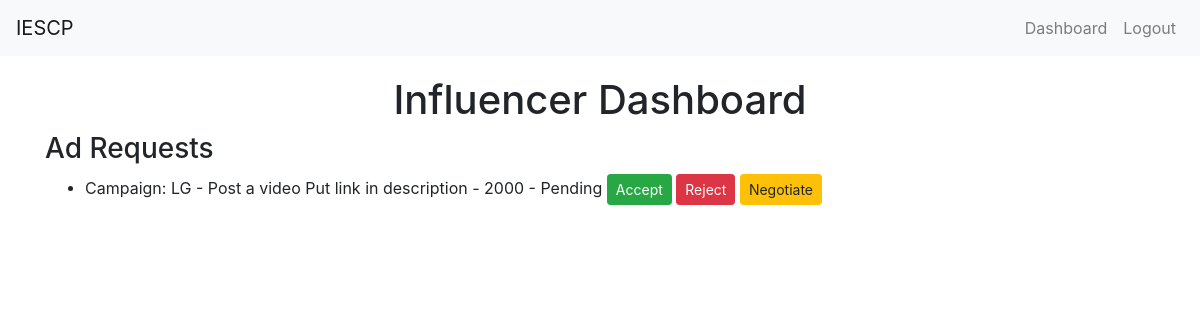
The app's page /influencer/dashboard (signed in) with its own data.
### app.py (models this page shows, shortened)
class AdRequest(db.Model):
    id = db.Column(db.Integer, primary_key=True)
    campaign_id = db.Column(db.Integer, db.ForeignKey('campaign.id'), nullable=False)
    influencer_id = db.Column(db.Integer, db.ForeignKey('user.id'), nullable=False)
    messages = db.Column(db.Text)
    requirements = db.Column(db.Text)
    payment_amount = db.Column(db.Integer)
    status = db.Column(db.String(10), default='Pending')  # 'Pending', 'Accepted', 'Rejected'

class Campaign(db.Model):
    id = db.Column(db.Integer, primary_key=True)
    name = db.Column(db.String(100), nullable=False)
    description = db.Column(db.String(200))
    start_date = db.Column(db.DateTime, default=db.func.current_timestamp())
    end_date = db.Column(db.DateTime)
    budget = db.Column(db.Float, nullable=False)
    owner_id = db.Column(db.Integer, db.ForeignKey('user.id'), nullable=False)
    visibility = db.Column(db.String(10))  # 'public' or 'private'
    ad_requests = db.relationship('AdRequest', backref='campaign', lazy=True)

### app.py (the view)
@app.route('/influencer/dashboard')
@login_required
def influencer_dashboard():
    if current_user.role != 'influencer':
        flash('Access unauthorized!', 'danger')
        return redirect(url_for('index'))
    return render_template('influencer_dashboard.html')

### app.py (called while the page is built)
@login_manager.user_loader
def load_user(user_id):
    return User.query.get(int(user_id))

### templates/influencer_dashboard.html (shortened to what this page needs)
{% extends "layout.html" %}
{% block content %}
<h1 class="text-center">Influencer Dashboard</h1>
<div class="row">
    <div class="col-md-12">
        <h3>Ad Requests</h3>
        <ul>
            {% for ad_request in current_user.ad_requests %}
            <li>
                Campaign: {{ ad_request.campaign.name }} - {{ ad_request.requirements }} - {{ ad_request.payment_amount }} - {{ ad_request.status }}
                <a href="{{ url_for('accept_ad_request', ad_request_id=ad_request.id) }}" class="btn btn-success btn-sm">Accept</a>
                <a href="{{ url_for('reject_ad_request', ad_request_id=ad_request.id) }}" class="btn btn-danger btn-sm">Reject</a>
                <a href="{{ url_for('negotiate_ad_request', ad_request_id=ad_request.id) }}" class="btn btn-warning btn-sm">Negotiate</a>
            </li>
            {% endfor %}
        </ul>
    </div>
</div>
{% endblock %}

### records on screen
AdRequest: campaign.name "LG", requirements "Post a video Put link in description", payment_amount "2000", status "Pending"
